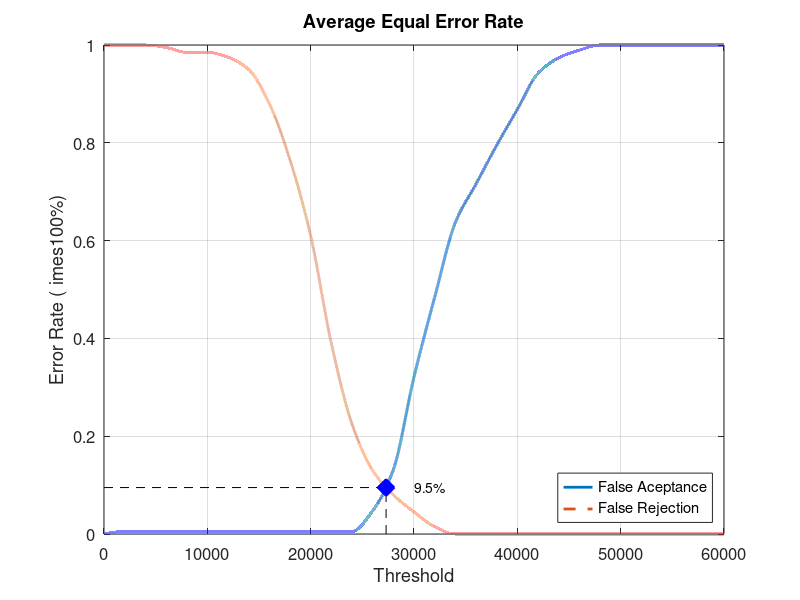
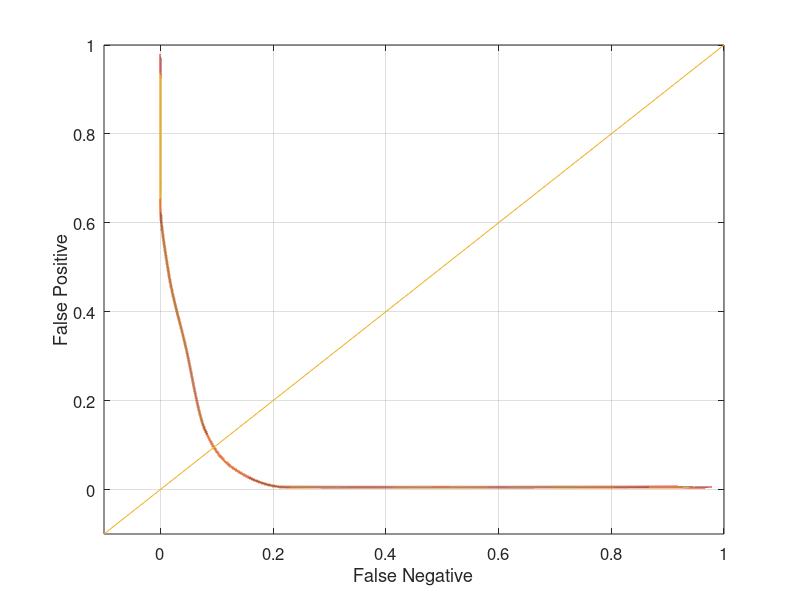

These charts were generated, in order, by the following MATLAB code:
close all;
clear;
clc;
x = 0:2000:60000;
xq = 0:0.5:60000;

y0 = [0 0.00526316 0.00526316 0.00526316 0.00526316 0.00526316 0.00526316 0.00526316 0.00526316 0.00526316 0.00526316 0.00526316 0.00526316 0.0473684 0.131579 0.321053 0.484211 0.636842 0.715789 0.794737 0.868421 0.942105 0.973684 0.989474 1 1 1 1 1 1 1]
yy0 = interp1(x, y0, xq, 'pchip');
y1 = [1 1 1 0.995 0.985 0.985 0.975 0.95 0.88 0.765 0.61 0.39 0.225 0.13 0.08 0.045 0.015 0 0 0 0 0 0 0 0 0 0 0 0 0 0]
yy1 = interp1(x, y1, xq, 'pchip');

% Calculating EER: 
y2 = abs(y0 - y1);
find(y2 == min(y2))
yy2 = abs(yy0 - yy1);
xEER = find(yy2 == min(yy2));
xEERIndex = xq(xEER) % X-axis EER
yEER = yy0(xEER) % Y-axis EER

main = figure
plot(xq, yy0,'-','LineWidth', 2);	hold on
plot(xq, yy1,'--','LineWidth', 2);	hold on
plot([xEERIndex xEERIndex], [0 yEER], 'k--');	hold on
plot([0 xEERIndex], [yEER yEER], 'k--');	hold on
plot(xEERIndex, yEER, 'bx', 'LineWidth', 10);	hold on
text(xEERIndex + 10 * xEERIndex / 100, yEER, [num2str(round((10000 * yEER)) / 100) '%'])
legend('False Aceptance', 'False Rejection', 'Location', 'SouthEast')
xlabel('Threshold')
ylabel('Error Rate (	imes100%)')
title('Average Equal Error Rate')
set(gca, 'FontSize', 12)
axis([0 60000 0 1])
grid on

print(main, 'Database5_4Main', '-dpng');
FNRxFPR = figure('Color', [1 1 1]);
plot(yy1, yy0, '-', yy1, yy0, 'LineWidth', 2);
hold on
y = -0.1:0.1:1
plot(y, y); 
set(gca, 'FontSize', 12)
xlabel('False Negative')
ylabel('False Positive')
axis([-0.1 1 -0.1 1])
set(gca, 'FontSize', 12)
grid on

print(FNRxFPR, 'Database5_4FNRxFPR','-dpng');
